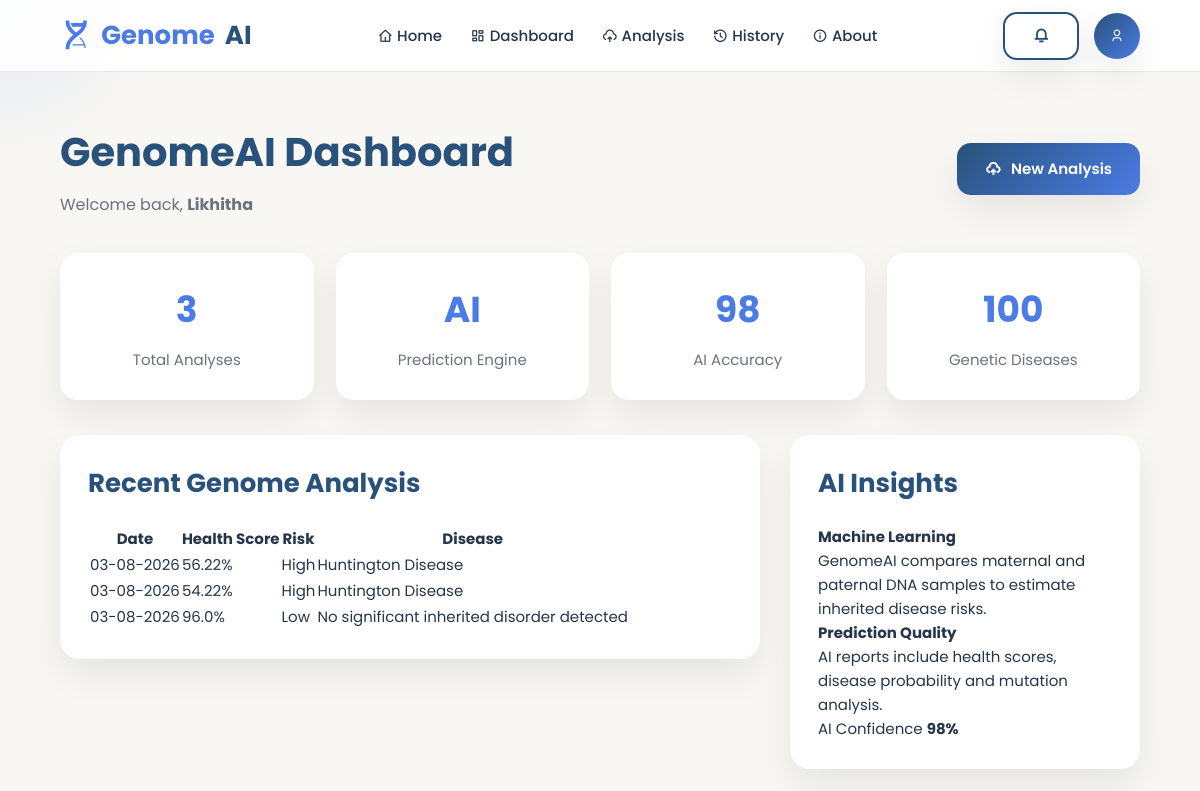
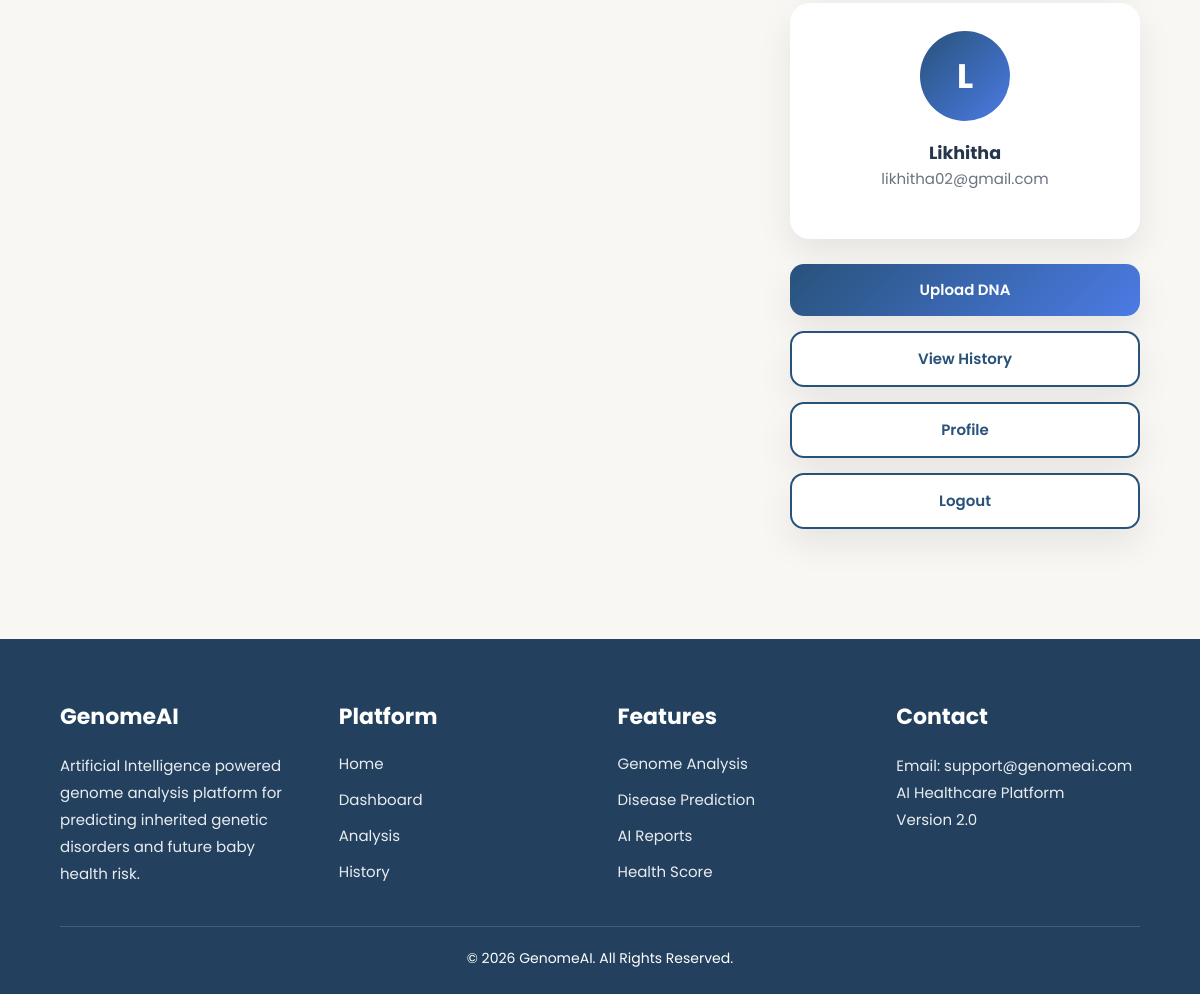
/dashboard (signed in), run on the app's committed database (2 pictures, top to bottom).
### models/user.py (models this page shows, shortened)
class User(db.Model):
    __tablename__ = "users"
    id = db.Column(db.Integer, primary_key=True)
    full_name = db.Column(db.String(120), nullable=False)
    email = db.Column(db.String(120), unique=True, nullable=False)
    phone = db.Column(db.String(20), unique=True)
    password = db.Column(db.String(255), nullable=False)
    created_at = db.Column(db.DateTime, default=datetime.utcnow)
    analyses = db.relationship(
        "AnalysisHistory",
        backref="user",
        lazy=True,
        cascade="all, delete-orphan"
    )

class AnalysisHistory(db.Model):
    __tablename__ = "analysis_history"
    id = db.Column(db.Integer, primary_key=True)
    user_id = db.Column(
        db.Integer,
        db.ForeignKey("users.id"),
        nullable=False
    )
    mother_file = db.Column(db.String(255))
    father_file = db.Column(db.String(255))
    health_score = db.Column(db.Float)
    risk_level = db.Column(db.String(50))
    predicted_disease = db.Column(db.Text)
    recommendations = db.Column(db.Text)
    created_at = db.Column(db.DateTime, default=datetime.utcnow)

### app.py (the view)
@app.route("/dashboard")
def dashboard():
    if "user_id" not in session:
        return redirect(
            url_for("login")
        )
    user = User.query.get(
        session["user_id"]
    )
    history = AnalysisHistory.query.filter_by(
        user_id=user.id
    ).order_by(
        AnalysisHistory.created_at.desc()
    ).all()
    return render_template(
        "dashboard.html",
        user=user,
        history=history
    )

### templates/dashboard.html (shortened to what this page needs)
{% extends "base.html" %}
{% block content %}
<div class="dashboard">
    <div class="dashboard-header">
        <div class="dashboard-title">
            <h1>GenomeAI Dashboard</h1>
            <p>
                Welcome back,
                <strong>{{ user.full_name }}</strong>
            </p>
        </div>
        <a href="{{ url_for('upload') }}" class="btn">
            <i class="ri-upload-cloud-2-line"></i>
            New Analysis
        </a>
    </div>
    <div class="stats-grid">
        <div class="stat-box">
            <div class="stat-number">
                {{ history|length }}
            </div>
            <div class="stat-label">
                Total Analyses
            </div>
        </div>
        <div class="stat-box">
            <div class="stat-number">
                AI
            </div>
            <div class="stat-label">
                Prediction Engine
            </div>
        </div>
        <div class="stat-box">
            <div class="stat-number">
                98%
            </div>
            <div class="stat-label">
                AI Accuracy
            </div>
        </div>
        <div class="stat-box">
            <div class="stat-number">
                100+
            </div>
            <div class="stat-label">
                Genetic Diseases
            </div>
        </div>
    </div>
    <div class="dashboard-grid">
        <div>
            <div class="analysis-card">
                <h2>
                    Recent Genome Analysis
                </h2>
                {% if history %}
                <table class="analysis-table">
                    <thead>
                    <tr>
                        <th>Date</th>
                        <th>Health Score</th>
                        <th>Risk</th>
                        <th>Disease</th>
                    </tr>
                    </thead>
                    <tbody>
                    {% for item in history[:5] %}
                    <tr>
                        <td>
                            {{ item.created_at.strftime("%d-%m-%Y") }}
                        </td>
                        <td>
                            {{ item.health_score }}%
                        </td>
                        <td>
                            {{ item.risk_level }}
                        </td>
                        <td>
                            {{ item.predicted_disease }}
                        </td>
                    </tr>
                    {% endfor %}
                    </tbody>
                </table>
                {% else %}
                <p>
                    No genome analysis has been performed yet.
                </p>
                {% endif %}
            </div>
        </div>
        <div>
            <div class="ai-card">
                <h2>
                    AI Insights
                </h2>
                <div class="ai-item">
                    <h4>
                        Machine Learning
                    </h4>
                    <p>
                        GenomeAI compares maternal and paternal DNA samples to estimate inherited disease risks.
                    </p>
                </div>
                <div class="ai-item">
                    <h4>
                        Prediction Quality
                    </h4>
                    <p>
                        AI reports include health scores, disease probability and mutation analysis.
                    </p>
                </div>
                <div class="progress-group">
                    <div class="progress-title">
                        <span>
                            AI Confidence
                        </span>
                        <strong>
                            98%
                        </strong>
                    </div>
                </div>
            </div>
            <div class="profile-card">
                <div class="profile-avatar">
                    {{ user.full_name[0] }}
                </div>
                <h3>
                    {{ user.full_name }}
                </h3>
                <p>
                    {{ user.email }}
                </p>
            </div>
            <div class="quick-actions">
                <a href="{{ url_for('upload') }}" class="btn">
                    Upload DNA
                </a>
                <a href="{{ url_for('history') }}" class="btn btn-outline">
                    View History
                </a>
                <a href="{{ url_for('profile') }}" class="btn btn-outline">
                    Profile
                </a>
                <a href="{{ url_for('logout') }}" class="btn btn-outline">
                    Logout
                </a>
            </div>
        </div>
    </div>
</div>
{% endblock %}

### templates/base.html (shortened to what this page needs)
<!DOCTYPE html>
<html lang="en">
<head>
    <link href="https://cdn.jsdelivr.net/npm/remixicon@4.3.0/fonts/remixicon.css"
          rel="stylesheet">
    <link rel="stylesheet"
          href="{{ url_for('static', filename='css/style.css') }}">
</head>
<body>
<div class="cursor-glow"></div>
{% include "navbar.html" %}
<main>
{% block content %}
{% endblock %}
</main>
<footer class="footer">
<div class="footer-grid">
<div>
<h3>GenomeAI</h3>
<p>
Artificial Intelligence powered genome analysis platform
for predicting inherited genetic disorders and future baby
health risk.
</p>
</div>
<div>
<h3>Platform</h3>
<a href="/">Home</a>
<a href="/dashboard">Dashboard</a>
<a href="/upload">Analysis</a>
<a href="/history">History</a>
</div>
<div>
<h3>Features</h3>
<a href="#">Genome Analysis</a>
<a href="#">Disease Prediction</a>
<a href="#">AI Reports</a>
<a href="#">Health Score</a>
</div>
<div>
<h3>Contact</h3>
<p>Email: support@genomeai.com</p>
<p>AI Healthcare Platform</p>
<p>Version 2.0</p>
</div>
</div>
<div class="footer-bottom">
© 2026 GenomeAI. All Rights Reserved.
</div>
</footer>
</body>
</html>

### templates/navbar.html (shortened to what this page needs)
<nav class="navbar">
    <a href="{{ url_for('home') }}" class="logo">
        <i class="ri-dna-line"></i>
        <span>Genome</span>AI
    </a>
    <div class="nav-links">
        <a href="{{ url_for('home') }}">
            <i class="ri-home-4-line"></i>
            Home
        </a>
        <a href="{{ url_for('dashboard') }}">
            <i class="ri-dashboard-line"></i>
            Dashboard
        </a>
        <a href="{{ url_for('upload') }}">
            <i class="ri-upload-cloud-2-line"></i>
            Analysis
        </a>
        <a href="{{ url_for('history') }}">
            <i class="ri-history-line"></i>
            History
        </a>
        <a href="#about">
            <i class="ri-information-line"></i>
            About
        </a>
    </div>
    <div class="nav-right">
        <button class="btn btn-outline">
            <i class="ri-notification-3-line"></i>
        </button>
        <div class="profile-menu">
            <button class="profile-btn">
                <i class="ri-user-3-line"></i>
            </button>
        </div>
    </div>
</nav>

### static/css/style.css (style rules this page uses)
:root { --primary:#28527A; --secondary:#4B7BE5; --accent:#8FB8ED; --success:#2E8B57; --warning:#D4A017; --danger:#D9534F; --bg:#F8F7F4; --card:#FFFFFF; --border:#E5E7EB; --text:#25364A; --muted:#6B7280; --shadow:0 15px 35px rgba(0,0,0,.08); --radius:18px; }
* { margin:0; padding:0; box-sizing:border-box; }
html { scroll-behavior:smooth; }
body { font-family:"Poppins",sans-serif; background:var(--bg); color:var(--text); font-size:15px; line-height:1.6; overflow-x:hidden; min-height:100vh; }
a { text-decoration:none; color:inherit; transition:.3s; }
.btn { display:inline-flex; align-items:center; justify-content:center; gap:10px; padding:14px 28px; border:none; border-radius:14px; cursor:pointer; font-size:15px; font-weight:600; transition:.3s; background:linear-gradient( 135deg, var(--primary), var(--secondary) ); color:#fff; box-shadow:var(--shadow); }
.btn-outline { background:#fff; color:var(--primary); border:2px solid var(--primary); }
main { padding-top:80px; min-height:80vh; }
.navbar { position:fixed; top:0; left:0; width:100%; height:72px; display:flex; justify-content:space-between; align-items:center; padding:0 5%; background:rgba(255,255,255,.92); backdrop-filter:blur(18px); border-bottom:1px solid var(--border); z-index:1000; }
.logo { display:flex; align-items:center; gap:10px; font-size:26px; font-weight:700; color:var(--primary); }
.logo i { color:var(--secondary); font-size:30px; }
.logo span { color:var(--secondary); }
.nav-links { display:flex; align-items:center; gap:28px; }
.nav-links a { position:relative; font-size:15px; font-weight:500; color:var(--text); transition:.3s; }
.nav-links a::after { content:""; position:absolute; left:0; bottom:-6px; width:0; height:2px; background:var(--secondary); transition:.3s; }
.nav-right { display:flex; align-items:center; gap:15px; }
.profile-menu { position:relative; }
.profile-btn { width:46px; height:46px; border:none; border-radius:50%; cursor:pointer; color:#fff; background:linear-gradient( 135deg, var(--primary), var(--secondary) ); box-shadow:var(--shadow); }
.footer { margin-top:70px; background:#23415E; color:#fff; padding:60px 5% 25px; }
.footer-grid { max-width:1280px; margin:auto; display:grid; grid-template-columns:repeat(4,1fr); gap:35px; }
.footer h3 { margin-bottom:18px; font-size:22px; }
.footer p { line-height:1.8; opacity:.9; }
.footer a { display:block; margin-bottom:12px; opacity:.9; }
.footer-bottom { margin-top:30px; padding-top:20px; text-align:center; border-top:1px solid rgba(255,255,255,.15); font-size:14px; }
.dashboard { max-width:1300px; margin:auto; padding:40px 5%; }
.dashboard-header { display:flex; justify-content:space-between; align-items:center; flex-wrap:wrap; gap:20px; margin-bottom:35px; }
.dashboard-title h1 { font-size:40px; color:var(--primary); margin-bottom:8px; }
.dashboard-title p { color:var(--muted); font-size:16px; }
.stats-grid { display:grid; grid-template-columns:repeat(4,1fr); gap:22px; margin-bottom:35px; }
.stat-box { background:#fff; padding:28px; border-radius:18px; text-align:center; box-shadow:var(--shadow); transition:.3s; }
.stat-number { font-size:36px; font-weight:700; color:var(--secondary); margin-bottom:10px; }
.stat-label { color:var(--muted); font-size:15px; }
.dashboard-grid { display:grid; grid-template-columns:2fr 1fr; gap:30px; align-items:start; }
.analysis-card, .ai-card, .profile-card { background:#fff; border-radius:20px; padding:28px; box-shadow:var(--shadow); margin-bottom:25px; }
.analysis-card h2, .ai-card h2, .profile-card h2 { color:var(--primary); font-size:26px; margin-bottom:20px; }
.profile-avatar { width:90px; height:90px; margin:auto; border-radius:50%; display:flex; justify-content:center; align-items:center; background:linear-gradient( 135deg, var(--primary), var(--secondary) ); color:#fff; font-size:34px; font-weight:700; margin-bottom:18px; }
.profile-card { text-align:center; }
.profile-card p { color:var(--muted); margin-bottom:20px; }
.quick-actions { display:flex; flex-direction:column; gap:15px; }
.quick-actions .btn { width:100%; }
.cursor-glow { position:fixed; width:320px; height:320px; border-radius:50%; left:-160px; top:-160px; pointer-events:none; background:radial-gradient(circle, rgba(75,123,229,.12), transparent 70%); z-index:-1; }

### data on the page
User: full_name "Likhitha", full_name "L", email "likhitha02@gmail.com"
AnalysisHistory: created_at "03-08-2026", health_score "56.22", risk_level "High", predicted_disease "Huntington Disease"
AnalysisHistory: created_at "03-08-2026", health_score "54.22", risk_level "High", predicted_disease "Huntington Disease"
AnalysisHistory: created_at "03-08-2026", health_score "96.0", risk_level "Low", predicted_disease "No significant inherited disorder detected"

### other printed values
{{ history|length }} "3"
